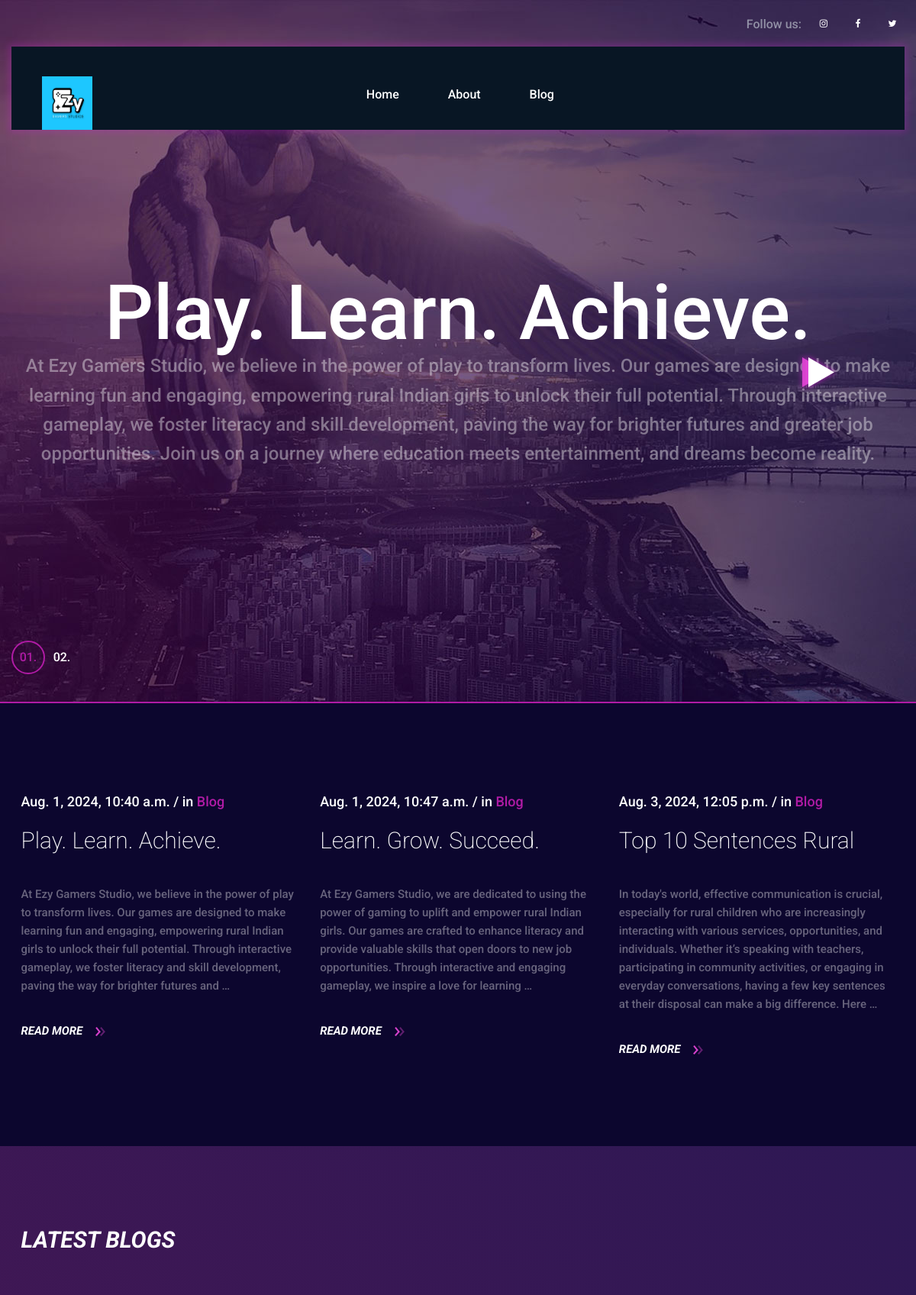
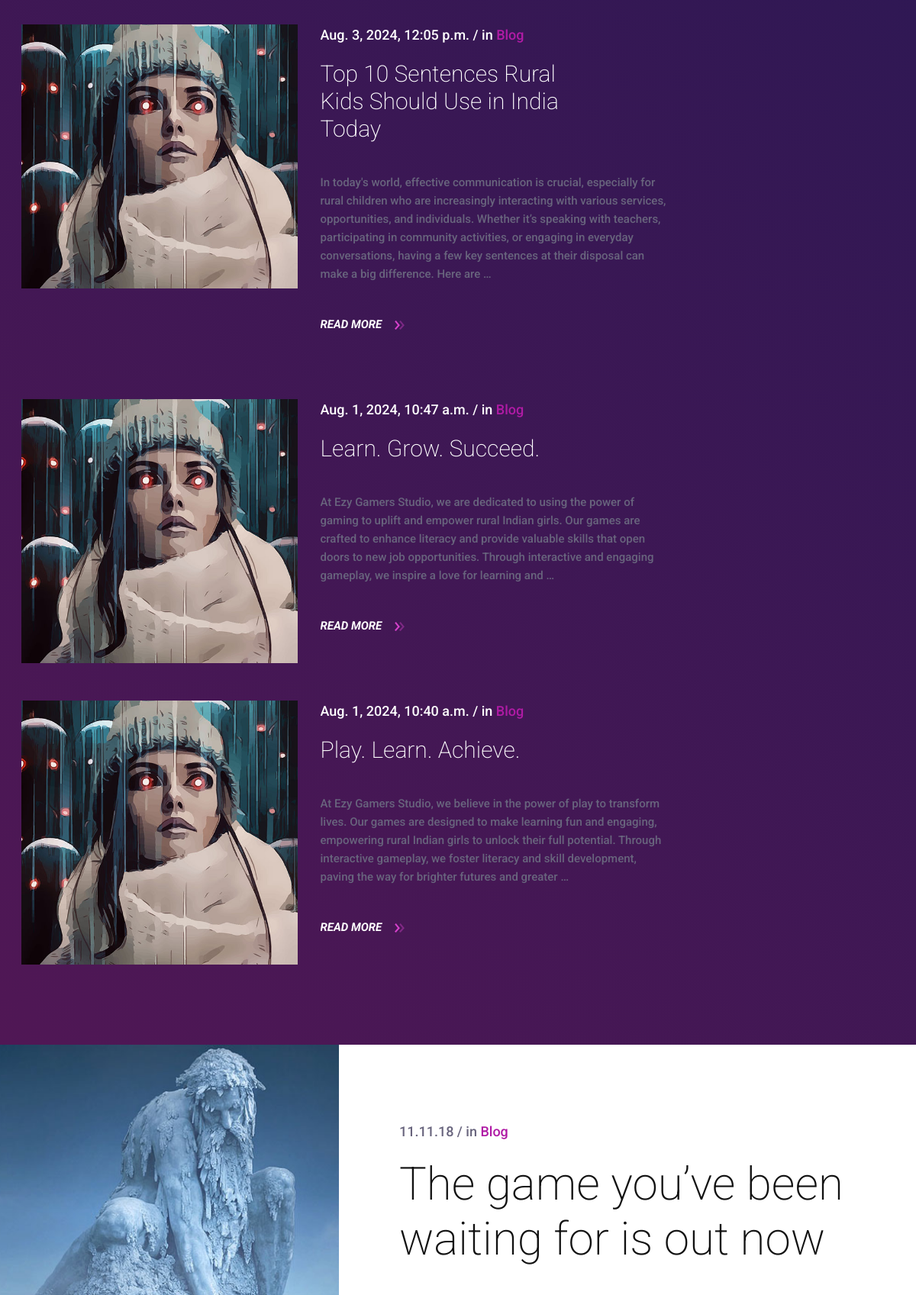
The page / (upper part) on the database its author committed (2 pictures, top to bottom).
### blog/models.py (models this page shows, shortened)
class BlogPost(models.Model):
    title = models.CharField(max_length=100)
    content = models.TextField()
    author = models.ForeignKey(User, on_delete=models.CASCADE)
    created_at = models.DateTimeField(auto_now_add=True)
    updated_at = models.DateTimeField(auto_now=True)

### blog/views.py (the view)
# urls.py: path('', home1_view, name='home'),
def home1_view(request):
    posts = BlogPost.objects.all()
    return render(request, 'blog/index.html', {'posts': posts})

### blog/templates/blog/index.html (shortened to what this page needs)
{% load static %}
<!DOCTYPE html>
<html lang="zxx">
<head>
	<link rel="stylesheet" href="{% static 'css/bootstrap.min.css'%}"/>
	<link rel="stylesheet" href="{% static 'css/font-awesome.min.css'%}"/>
	<link rel="stylesheet" href="{% static 'css/slicknav.min.css'%}"/>
	<link rel="stylesheet" href="{% static 'css/owl.carousel.min.css'%}"/>
	<link rel="stylesheet" href="{% static 'css/magnific-popup.css'%}"/>
	<link rel="stylesheet" href="{% static 'css/animate.css'%}"/>
	<link rel="stylesheet" href="{% static 'css/style.css'%}"/>
</head>
<body>
	<header class="header-section">
		<div class="header-warp">
			<div class="header-social d-flex justify-content-end">
				<p>Follow us:</p>
				<a href="#"><i class="fa fa-instagram"></i></a>
				<a href="#"><i class="fa fa-facebook"></i></a>
				<a href="#"><i class="fa fa-twitter"></i></a>
			</div>
			<div class="header-bar-warp d-flex">
				<a href="{% url 'home' %}" class="site-logo">
					<img src="{% static './img/logo.png'%}" alt="logo" style="height: 70px;">
				</a>
				<nav class="top-nav-area w-100">
					<div class="user-panel">
					</div>
					<ul class="main-menu primary-menu">
						<li><a href="{% url 'home' %}">Home</a></li>
						<li><a href="{% url 'about' %}">About</a></li>
						<li><a href="{% url 'blog_list' %}">Blog</a></li>
					</ul>
				</nav>
			</div>
		</div>
	</header>
	<section class="hero-section overflow-hidden">
		<div class="hero-slider owl-carousel">
			<div class="hero-item set-bg d-flex align-items-center justify-content-center text-center" data-setbg="{% static 'img/slider-bg-1.jpg'%}">
				<div class="container">
					<h2>Play. Learn. Achieve.</h2>
					<p>At Ezy Gamers Studio, we believe in the power of play to transform lives. Our games are designed to make learning fun and engaging, empowering rural Indian girls to unlock their full potential. Through interactive gameplay, we foster literacy and skill development, paving the way for brighter futures and greater job opportunities. Join us on a journey where education meets entertainment, and dreams become reality.</p>
				</div>
			</div>
		</div>
	</section>
	<section class="intro-section">
		<div class="container">
			<div class="row">
				{% for post in posts %}
				<div class="col-md-4">
					<div class="intro-text-box text-box text-white">
						<div class="top-meta">{{ post.created_at }} /  in <a href="">Blog</a></div>
						<h3>{{ post.title|slice:":22" }}</h3>
						<p>{{ post.content|truncatewords:49 }}</p>
						<a href="#" class="read-more">Read More  <img src="{% static 'img/icons/double-arrow.png'%}" alt="#"/></a>
					</div>
				</div>
				{% endfor %}
			</div>
		</div>
	</section>
	<section class="blog-section spad">
		<div class="container">
			<div class="row">
				<div class="col-xl-9 col-lg-8 col-md-7">
					<div class="section-title text-white">
						<h2>Latest Blogs</h2>
					</div>
					{% for post in posts reversed %}
					<div class="blog-item">
						<div class="blog-thumb">
							<img src="{% static './img/blog/1.jpg'%}" alt="">
						</div>
						<div class="blog-text text-box text-white">
							<div class="top-meta">{{ post.created_at }}  /  in <a href="">Blog</a></div>
							<h3>{{ post.title }}</h3>
							<p>{{ post.content|truncatewords:50 }}</p>
							<a href="#" class="read-more">Read More  <img src="{% static 'img/icons/double-arrow.png'%}" alt="#"/></a>
						</div>
					</div>
					{% endfor %}
				</div>
			</div>
		</div>
	</section>
	<section class="featured-section">
		<div class="featured-bg set-bg" data-setbg="{% static 'img/featured-bg.jpg'%}"></div>
		<div class="featured-box">
			<div class="text-box">
				<div class="top-meta">11.11.18  /  in <a href="">Blog</a></div>
				<h3>The game you’ve been waiting  for is out now</h3>
			</div>
		</div>
	</section>
	</body>
</html>

### rows shown on the page
BlogPost: created_at "Aug. 1, 2024, 10:40 a.m.", title "Play. Learn. Achieve.", content "At Ezy Gamers Studio, we believe in the power of play to transform lives. Our games are designed to make learning fun and engaging, empowering rural Indian girls to unlock their full potential. Through interactive gameplay, we foster literacy and skill development, paving the way for brighter futures and …", content "At Ezy Gamers Studio, we believe in the power of play to transform lives. Our games are designed to make learning fun and engaging, empowering rural Indian girls to unlock their full potential. Through interactive gameplay, we foster literacy and skill development, paving the way for brighter futures and greater …"
BlogPost: created_at "Aug. 1, 2024, 10:47 a.m.", title "Learn. Grow. Succeed.", content "At Ezy Gamers Studio, we are dedicated to using the power of gaming to uplift and empower rural Indian girls. Our games are crafted to enhance literacy and provide valuable skills that open doors to new job opportunities. Through interactive and engaging gameplay, we inspire a love for learning …", content "At Ezy Gamers Studio, we are dedicated to using the power of gaming to uplift and empower rural Indian girls. Our games are crafted to enhance literacy and provide valuable skills that open doors to new job opportunities. Through interactive and engaging gameplay, we inspire a love for learning and …"
BlogPost: created_at "Aug. 3, 2024, 12:05 p.m.", title "Top 10 Sentences Rural", content "In today's world, effective communication is crucial, especially for rural children who are increasingly interacting with various services, opportunities, and individuals. Whether it’s speaking with teachers, participating in community activities, or engaging in everyday conversations, having a few key sentences at their disposal can make a big difference. Here …", title "Top 10 Sentences Rural Kids Should Use in India Today", content "In today's world, effective communication is crucial, especially for rural children who are increasingly interacting with various services, opportunities, and individuals. Whether it’s speaking with teachers, participating in community activities, or engaging in everyday conversations, having a few key sentences at their disposal can make a big difference. Here are …"
